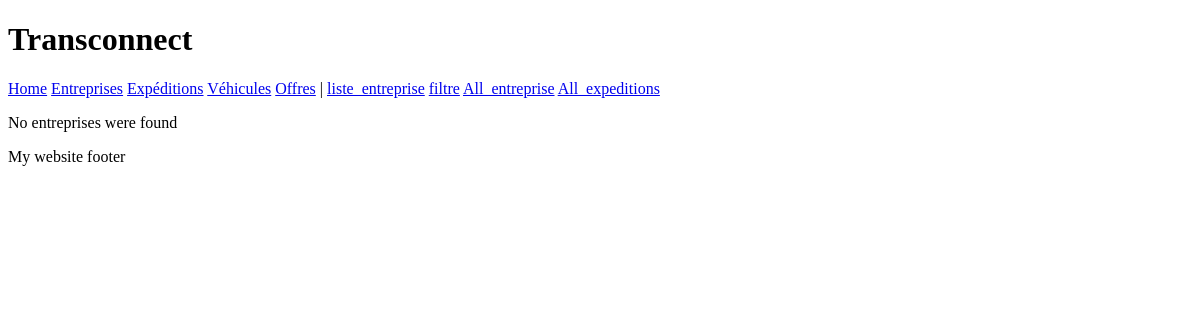
The app's page /entreprise/list/, older data.
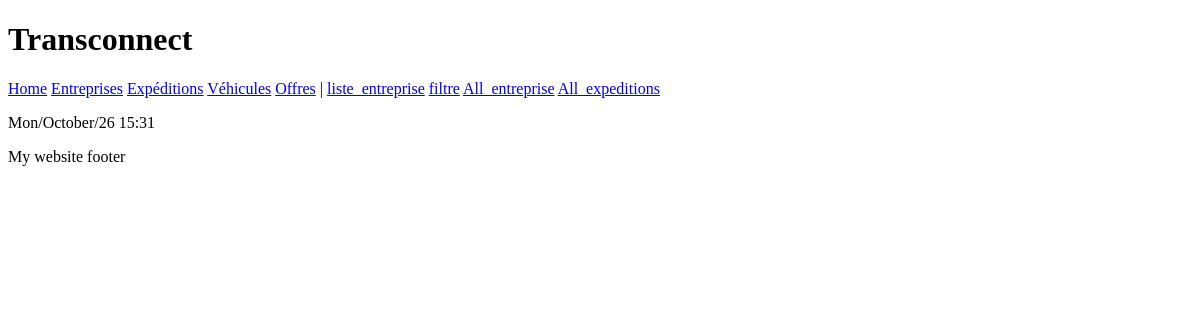
The same page, newer data.
### EntrepriseApp/models.py (models this page shows)
class Entreprise(models.Model):
    matricule_fiscal=models.CharField(max_length=17,unique=True,validators=[matricule_fiscale_Validator])
    type_entreprise=models.CharField(choices=[
        ('chargeur','Chargeur'),
        ('transporteur','Transporteur'),
        ])
    adresse=models.TextField()
    utilisateur=models.OneToOneField(Utilisateur,on_delete=models.CASCADE)
    created_at=models.DateTimeField(auto_now_add=True)
    updated_at=models.DateTimeField(auto_now=True)

### EntrepriseApp/views.py (the view)
# urls.py: path('list/', views.EntrepriseListView.as_view(),name='list_ent'),
class EntrepriseListView(ListView):
    model=Entreprise
    template_name="entreprise/list.html"
    context_object_name="entrepriser"

### templates/entreprise/list.html (shortened to what this page needs)
{% extends 'base.html' %}
{% block content %}
{% for entreprise in entrepriser %}
<p>{{entreprise.created_at|date:"D/F/y H:i"}}</p>
{% empty %}
<p>No entreprises were found</p>
{% endfor %}
{% endblock %}

Row changes from the older to the newer data that the page shows:
added Entreprise: created_at "Mon/October/26 15:31"
Text that changed along with them:
text no longer shown: "No entreprises were found"
